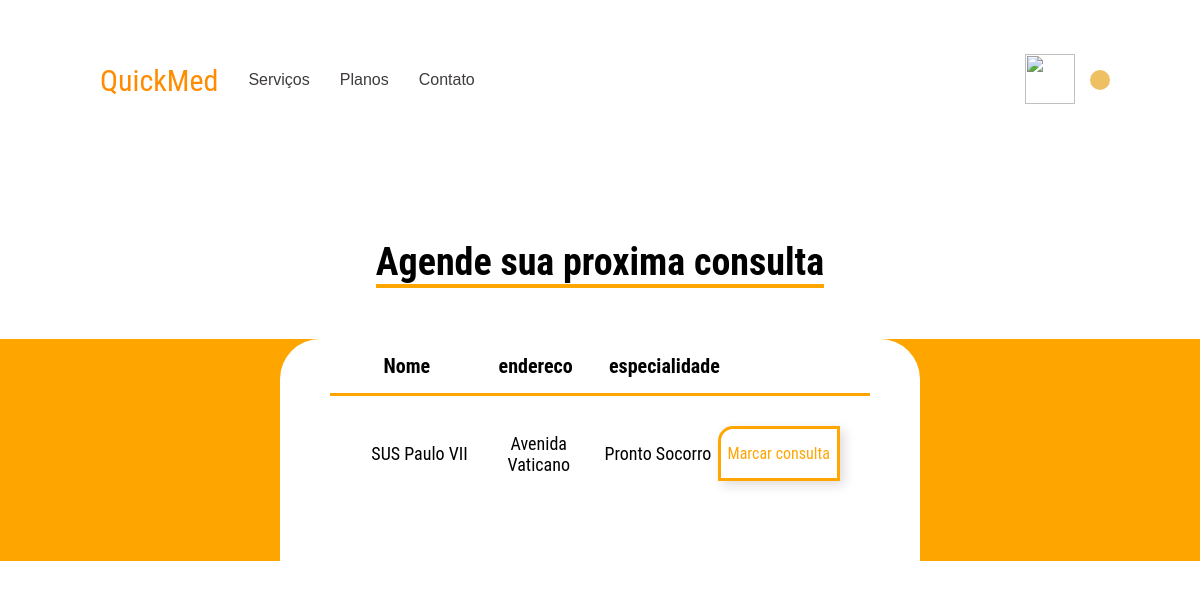
The app's page /marcarconsulta/4, older data.
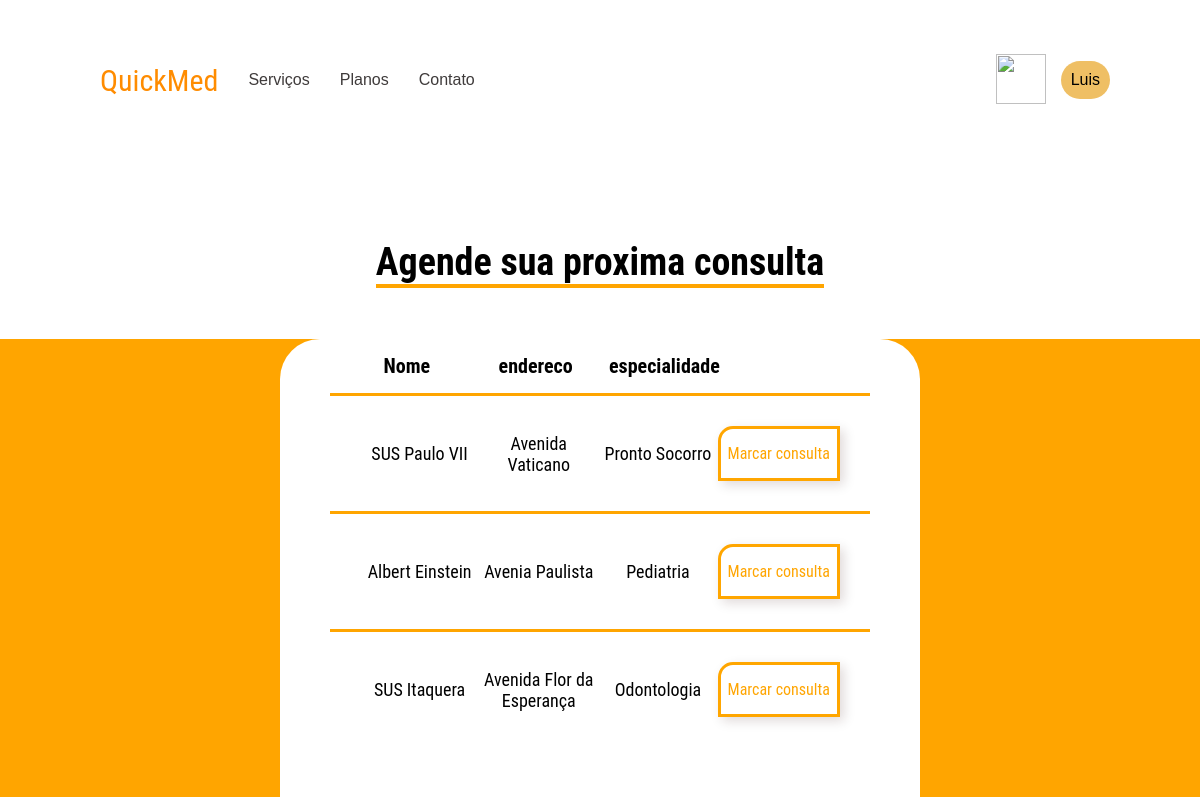
The same page, newer data.
### models/banco.py (models this page shows, shortened)
class Hospital(db.Model):
    __tablename__ = "hospitais"
    id = db.Column(db.Integer, primary_key=True, autoincrement=True)
    nome = db.Column(db.String(150))
    email = db.Column(db.String(50))
    endereco = db.Column(db.String(50))
    especialidade = db.Column(db.String(50))
    senha = db.Column(db.String(40))
    consutas = db.relationship('Consulta', backref='hospital')

class Usuario(db.Model):
    __tablename__ = 'usuarios'
    id = db.Column(db.Integer, primary_key=True, autoincrement=True)
    nome = db.Column(db.String(150))
    email = db.Column(db.String(50))
    senha = db.Column(db.String(40))
    consultas = db.relationship('Consulta', backref='usuario')

### routes/bP.py (the view)
@bP.route('/marcarconsulta/<user_id>')
def appointment(user_id=0):
    user_query = Usuario.query.filter_by(id = user_id).first()
    hosp_query = Hospital.query.all()
    return render_template('appointment_page.html', user = user_query, hosps = hosp_query, ent=user_query)

### templates/appointment_page.html (shortened to what this page needs)
<!DOCTYPE html>
<html lang="pt-br">
<head>
    <link rel="stylesheet" href="{{ url_for('static',    filename='css/appointment_style.css') }}">
</head>
<body>
    {% extends 'base_logged.html' %}
    {% block content %}
        {% block nome %} {{user.nome}} {% endblock %}
    {% set messages = get_flashed_messages() %}
    <h1 id="titulo-principal"><span>Agende sua proxima consulta</span></h1>
    <section class="conteudo-principal">
        <section class="lista-hospital">
            <div class="titulos">
                <p class="item">Nome</p>
                <p class="item">endereco</p>
                <p class="item">especialidade</p>
                <p class="item"></p>
            </div>
            {% for hosp in hosps %}
            <div class="hospital">
                <p class="item carac-hospital"> {{ hosp.nome }} </p>
                <p class="item carac-hospital"> {{ hosp.endereco }} </p>
                <p class="item carac-hospital"> {{ hosp.especialidade }}</p>
                <a class="item botao-consulta" href="{{ url_for('bP.cria_consulta', hosp_id = hosp.id, user_id = user.id ) }}">Marcar consulta</a>
            </div>
            {% endfor %}
        </section>
    </section>
    {% endblock %}

Row changes from the older to the newer data that the page shows:
added Usuario: nome "Luis"
added Hospital: nome "Albert Einstein", endereco "Avenia Paulista", especialidade "Pediatria"
added Hospital: nome "SUS Itaquera", endereco "Avenida Flor da Esperança", especialidade "Odontologia"
